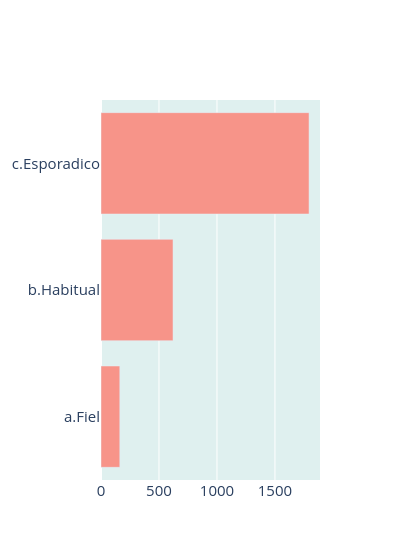

The notebook cell this image was saved under:
### Code cell
# Generar visualizacion interactiva
fig = go.Figure(
    data = go.Bar(
        
        y = cli_repf["tipo"],
        x = cli_repf["count"],
        
        hovertext = cli_repf["info"],
        hoverinfo = "text",
        hoverlabel = form_etiquetas,
        
        orientation = "h",
        marker = dict(color = color_fill[6])
    )
)

fig.update_layout(
    plot_bgcolor=color_fondo,
    xaxis = form_ticks,
    yaxis = form_ticks,
    width = 400
)

fig.show()

### Figure 1 — Plotly figure (JSON) as saved in the notebook; plotly's stock layout.template omitted (floating-point values rounded to 4 significant figures)
{"data": [{"hoverinfo": "text", "hoverlabel": {"font": {"size": 15}}, "hovertext": ["<b>a.Fiel</b><br>Casos: 162", "<b>b.Habitual</b><br>Casos: 621", "<b>c.Esporadico</b><br>Casos: 1,794"], "marker": {"color": "#f79489"}, "orientation": "h", "type": "bar", "x": [162, 621, 1794], "y": ["a.Fiel", "b.Habitual", "c.Esporadico"]}], "layout": {"plot_bgcolor": "#dff0ef", "width": 400, "xaxis": {"tickfont": {"size": 15}}, "yaxis": {"tickfont": {"size": 15}}}}
